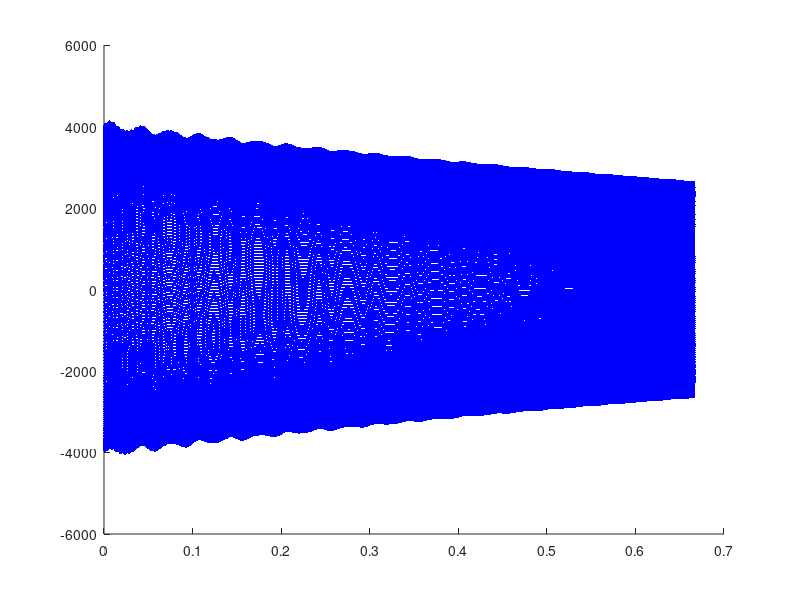

Here is the MATLAB script that generated this plot: (Note: this script raises an error after producing the figure.)
function harminv_fit()
  
  %f0 = [30,50,100,1000]
  %Q0 = [20,40,30,2e6]
  %A0 = [10,20,30,40]

  %f0 = [100]
  %Q0 = [5e2]
  %A0 = [40]

  f0 = [30,50,200,1000]
  Q0 = [20,40,30,5e3]
  A0 = [100,20,30,4000]

  dt = 1/(300*max(f0));
  tmin = 0;
  tmax = Q0(1)*1/(min(f0));
  
  disp('=== Creating sample function ===')
  [x,y,fmin,fmax] = expsine(dt, tmin, tmax, f0, Q0, A0);
  
  orig = figure(); hold on;
  plot(x,y,'b.')
  orig_axis = axis();
  res.trace1.x = x;
  res.trace1.y = y;
  disp('=== Running ringdown ===')
  res_rd = ringdown(res)
  
  harminvDataFile = '~/tmpHarminvData.txt';
  
  fid = fopen(harminvDataFile,'w+');
  fprintf(fid,'%2.8e\r\n',y);
  fclose(fid);
  
  fmin
  fmax
  lambdaLow = get_c0()/fmax;
  lambdaHigh = get_c0()/fmin;
  
  disp('=== Running harminv ===')
  [ status, lambda, Q, outFile, err, minErrInd, frequency, decay_constant, amplitude, phase ] = doHarminv(harminvDataFile,dt,lambdaLow,lambdaHigh);
  
  if ( status == 0 )
    if ( length(Q) ~= 0 )
      % calculate time-domain fit based on harminv output
      harminv_time = zeros(size(x));
      %harminv_fig = figure(); hold on;
      figure(orig); hold on;
      for i=1:length(frequency)
        disp([num2str(frequency(i)),', ', num2str(decay_constant(i)),', ', num2str(Q(i)),', ', num2str(amplitude(i)),', ', num2str(phase(i)),', ', num2str(err(i))]);
        %harminv_time = harminv_time + amplitude(i)*sin(2*pi*frequency(i)*x+phase(i)).*exp(-decay_constant(i)*time_mus);
        %harminv_time = harminv_time + amplitude(i)*cos(-2*pi*frequency(i).*x+phase(i)).*exp(decay_constant(i).*x);
        %harminv_time = harminv_time + amplitude(i)*exp(-2*pi*frequency(i).*x+phase(i)).*exp(decay_constant(i).*x);
        harminv_time = harminv_time + amplitude(i) * exp(-1i*(2*pi*frequency(i)*x - phase(i)) - decay_constant(i)*x);
      end
      plot(x,harminv_time,'r');
      plot(x,y,'b.');
      
      ColorSet = varycolor(length(frequency));
      set(gca, 'ColorOrder', ColorSet);
      
      for i=1:length(frequency)
        plot(x, 2*amplitude(i)*exp(-decay_constant(i).*x),'g','LineWidth',10);
      end
      axis(orig_axis);
    else
      warning('harminv was unable to find peaks in the specified frequency range.');
    end
  else
    warning('harminv command failed.');
  end
  
end

function [x,y,fmin,fmax] = expsine(dt, tmin, tmax, f0, Q0, A0)
  x = tmin:dt:tmax;
  y = zeros(size(x));
  
  fmin_list = zeros(size(f0));
  fmax_list = zeros(size(f0));
  
  for i=1:length(f0)
    gamma0 = pi*f0(i)/Q0(i);
    y = y + A0(i)*sin(2*pi*f0(i)*x).*exp(-gamma0*x);

    delta_f0 = f0(i)/Q0(i);
    fmin_list(i) = f0(i) - 10*delta_f0;
    fmax_list(i) = f0(i) + 10*delta_f0;

  end
  
  fmin = min(fmin_list);
  fmax = max(fmax_list);

end
